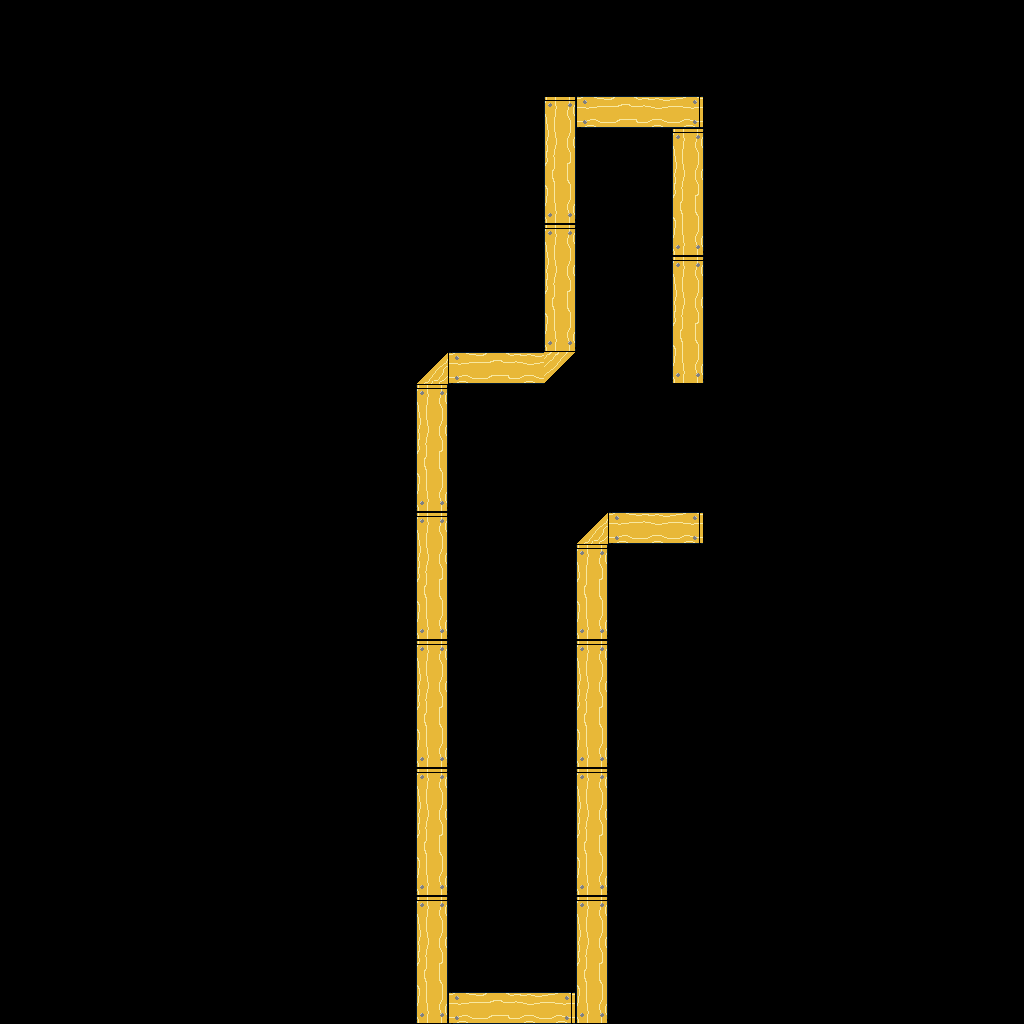

The image is a tile-based game level rendered from a .tmx file. Its description and source (layers, tilesets, objects; grid data summarised) follow:
An orthogonal 32x32 tile map with 32x32 px tiles, 2 tile layers (background, foreground), 3 tilesets and 39 objects (33x spikes, 4x fan, spawn, exit).

<map version="1.0" orientation="orthogonal" renderorder="right-down" width="32" height="32" tilewidth="32" tileheight="32" nextobjectid="72">
 <tileset firstgid="1" name="basic-tiles" tilewidth="32" tileheight="32" tilecount="256" columns="16">
  <image source="../maps/basic-tiles.png" width="512" height="512" />
 </tileset>
 <tileset firstgid="257" name="objects" tilewidth="64" tileheight="64" tilecount="4" columns="0">
  <tile id="1">
   <image width="32" height="64" source="../maps/fan_0.png" />
  </tile>
  <tile id="3">
   <image width="32" height="32" source="../maps/exit.png" />
  </tile>
  <tile id="4">
   <image width="32" height="32" source="../maps/spawn.png" />
  </tile>
  <tile id="5">
   <image width="64" height="7" source="../maps/door.png" />
  </tile>
 </tileset>
 <tileset firstgid="263" name="objects" tilewidth="64" tileheight="64" tilecount="4" columns="0">
  <tile id="1">
   <image width="32" height="64" source="../maps/fan_0.png" />
  </tile>
  <tile id="2">
   <image width="32" height="32" source="../maps/spawn.png" />
  </tile>
  <tile id="3">
   <image width="32" height="32" source="../maps/exit.png" />
  </tile>
  <tile id="9">
   <image width="64" height="7" source="../maps/door.png" />
  </tile>
 </tileset>
 <layer name="background" width="32" height="32">
  <data>[1024 cells, 0 non-empty, 0 distinct tile ids]</data>
 </layer>
 <layer name="foreground" width="32" height="32">
  <data>[1024 cells, 68 non-empty, 10 distinct tile ids]</data>
 </layer>
 <objectgroup name="objects">
  <object id="1" type="fan" gid="2147483906" x="672" y="512" width="32" height="64" />
  <object id="15" type="spikes" gid="19" x="448" y="416" width="32" height="32" />
  <object id="20" type="spikes" gid="21" x="448" y="928" width="32" height="32" />
  <object id="24" type="spawn" gid="261" x="496.167" y="945.167" width="32" height="32" />
  <object id="35" type="exit" gid="260" x="608" y="192" width="32" height="32" />
  <object id="36" type="spikes" gid="20" x="544" y="960" width="32" height="32" />
  <object id="37" type="fan" gid="264" x="576" y="992" width="32" height="64" rotation="-90" />
  <object id="38" type="fan" gid="264" x="512" y="992" width="32" height="64" rotation="-90" />
  <object id="39" type="fan" gid="2147483906" x="672" y="448" width="32" height="64" />
  <object id="40" type="spikes" gid="21" x="448" y="960" width="32" height="32" />
  <object id="41" type="spikes" gid="21" x="448" y="864" width="32" height="32" />
  <object id="42" type="spikes" gid="21" x="448" y="896" width="32" height="32" />
  <object id="43" type="spikes" gid="21" x="448" y="768" width="32" height="32" />
  <object id="44" type="spikes" gid="21" x="448" y="800" width="32" height="32" />
  <object id="45" type="spikes" gid="21" x="448" y="832" width="32" height="32" />
  <object id="46" type="spikes" gid="21" x="448" y="736" width="32" height="32" />
  <object id="47" type="spikes" gid="21" x="448" y="640" width="32" height="32" />
  <object id="48" type="spikes" gid="21" x="448" y="672" width="32" height="32" />
  <object id="49" type="spikes" gid="21" x="448" y="704" width="32" height="32" />
  <object id="50" type="spikes" gid="21" x="448" y="608" width="32" height="32" />
  <object id="51" type="spikes" gid="21" x="448" y="512" width="32" height="32" />
  <object id="52" type="spikes" gid="21" x="448" y="544" width="32" height="32" />
  <object id="53" type="spikes" gid="21" x="448" y="576" width="32" height="32" />
  <object id="54" type="spikes" gid="21" x="448" y="480" width="32" height="32" />
  <object id="55" type="spikes" gid="21" x="448" y="448" width="32" height="32" />
  <object id="56" type="spikes" gid="19" x="480" y="416" width="32" height="32" />
  <object id="58" type="spikes" gid="19" x="512" y="416" width="32" height="32" />
  <object id="59" type="spikes" gid="20" x="544" y="928" width="32" height="32" />
  <object id="60" type="spikes" gid="20" x="544" y="896" width="32" height="32" />
  <object id="61" type="spikes" gid="20" x="544" y="864" width="32" height="32" />
  <object id="62" type="spikes" gid="20" x="544" y="736" width="32" height="32" />
  <object id="63" type="spikes" gid="20" x="544" y="832" width="32" height="32" />
  <object id="64" type="spikes" gid="20" x="544" y="800" width="32" height="32" />
  <object id="65" type="spikes" gid="20" x="544" y="768" width="32" height="32" />
  <object id="66" type="spikes" gid="20" x="544" y="608" width="32" height="32" />
  <object id="67" type="spikes" gid="20" x="544" y="704" width="32" height="32" />
  <object id="68" type="spikes" gid="20" x="544" y="672" width="32" height="32" />
  <object id="69" type="spikes" gid="20" x="544" y="640" width="32" height="32" />
  <object id="71" type="spikes" gid="20" x="544" y="576" width="32" height="32" />
 </objectgroup>
</map>
